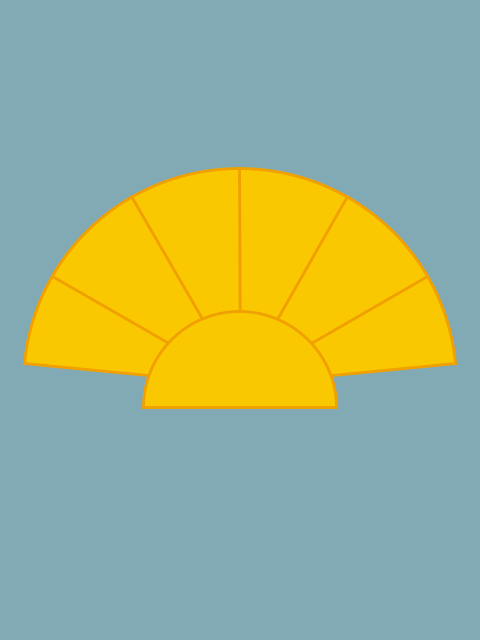
Frame 1 (no input)
Frame 2 (the mouse pressed at the canvas centre, redrawn once): identical to frame 1, image omitted

The Processing sketch that drew this single still picture (run headless with seeded random() and noise(); the mouse was pressed at the canvas centre and the sketch redrawn once):

// Processing sketch: emperor_s_new_groove_the
// ── emperor_s_new_groove_the.pde
// Manuale di Programmazione Cinematografica
// Daniele Olmisani, 2018

// The Emperor's new groove (2000)


final color PAPER = color(130, 170, 180);
final color INK1 = color(250, 200, 0);
final color INK2 = color(240, 160, 0);

final float DELTA = 0.03*PI;


void setup() {
  size(480, 640);
  noLoop();
}


void draw() {
  
  final float S =  min(width, height);
  final float U = 0.002;
  
  translate(0.5*width, 0.6*height);
  scale(S);
  
  background(PAPER);
  
  fill(INK1);
  
  stroke(INK2);
  
  strokeWeight(3*U);
  arc(0.0, 0.0, 0.9, 0.9, -PI+DELTA, 0.0-DELTA, PIE);
  
  pushMatrix();
  for(int i=1; i<6; i++) {
    rotate(-PI/6);
    line (0.0, 0.0, 0.45, 0.0);
    
  }
  popMatrix();
  
  arc(0.0, 0.05, 0.4, 0.4, -PI, 0.0, CHORD);
  
  save("the-emperor's-new-groove.png");
}
